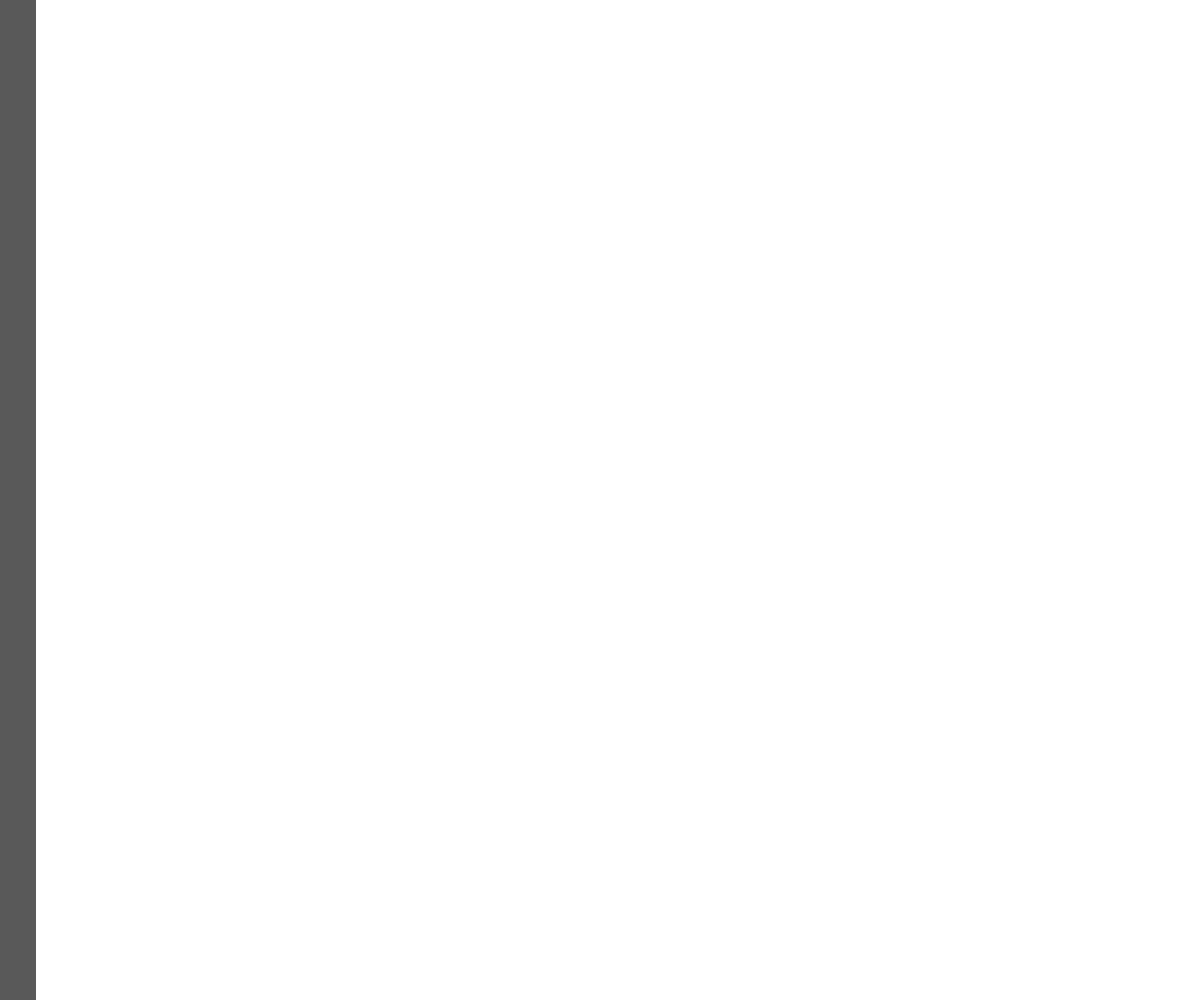
Frame 1 (no input)
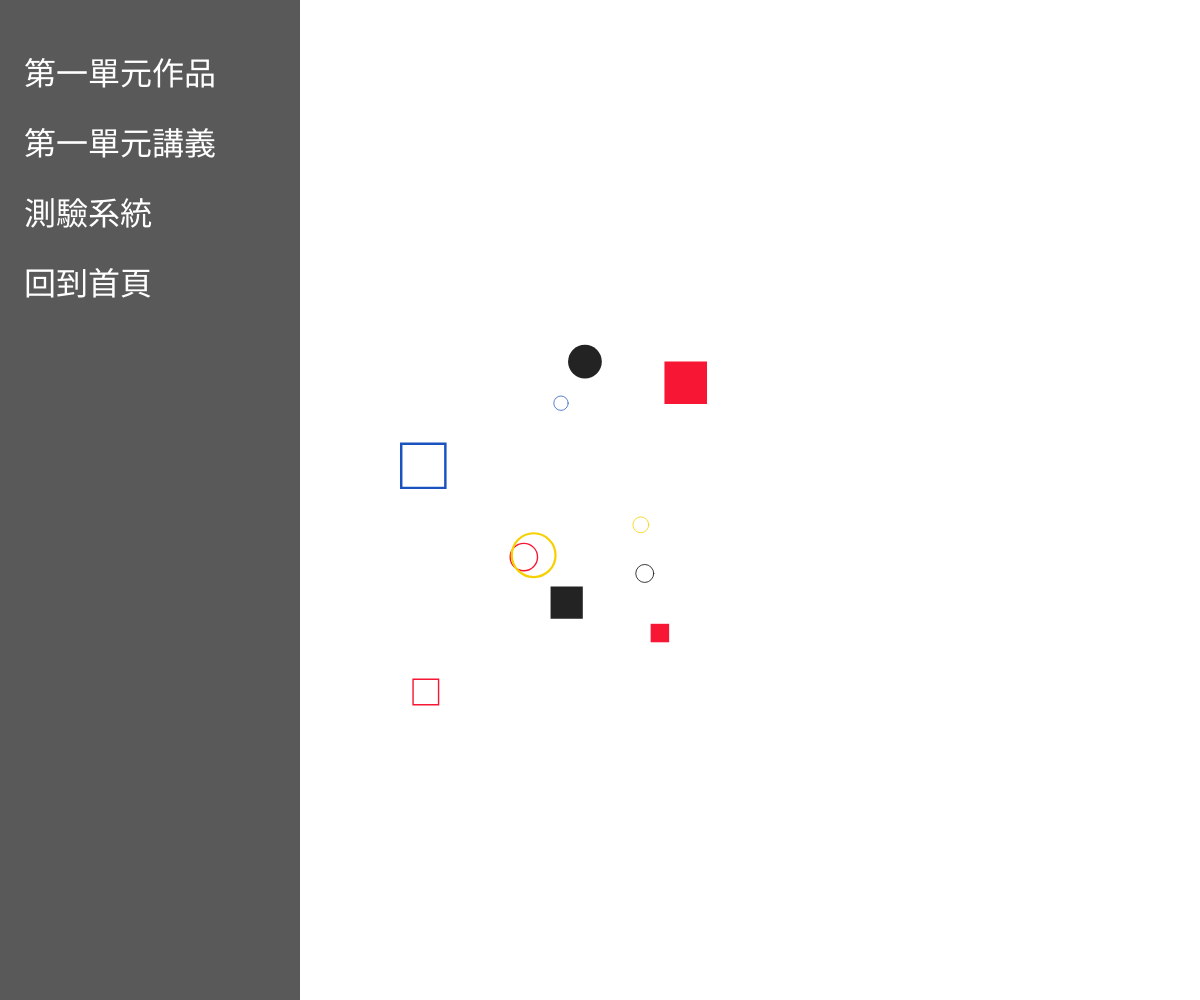
Frame 60 (no input)
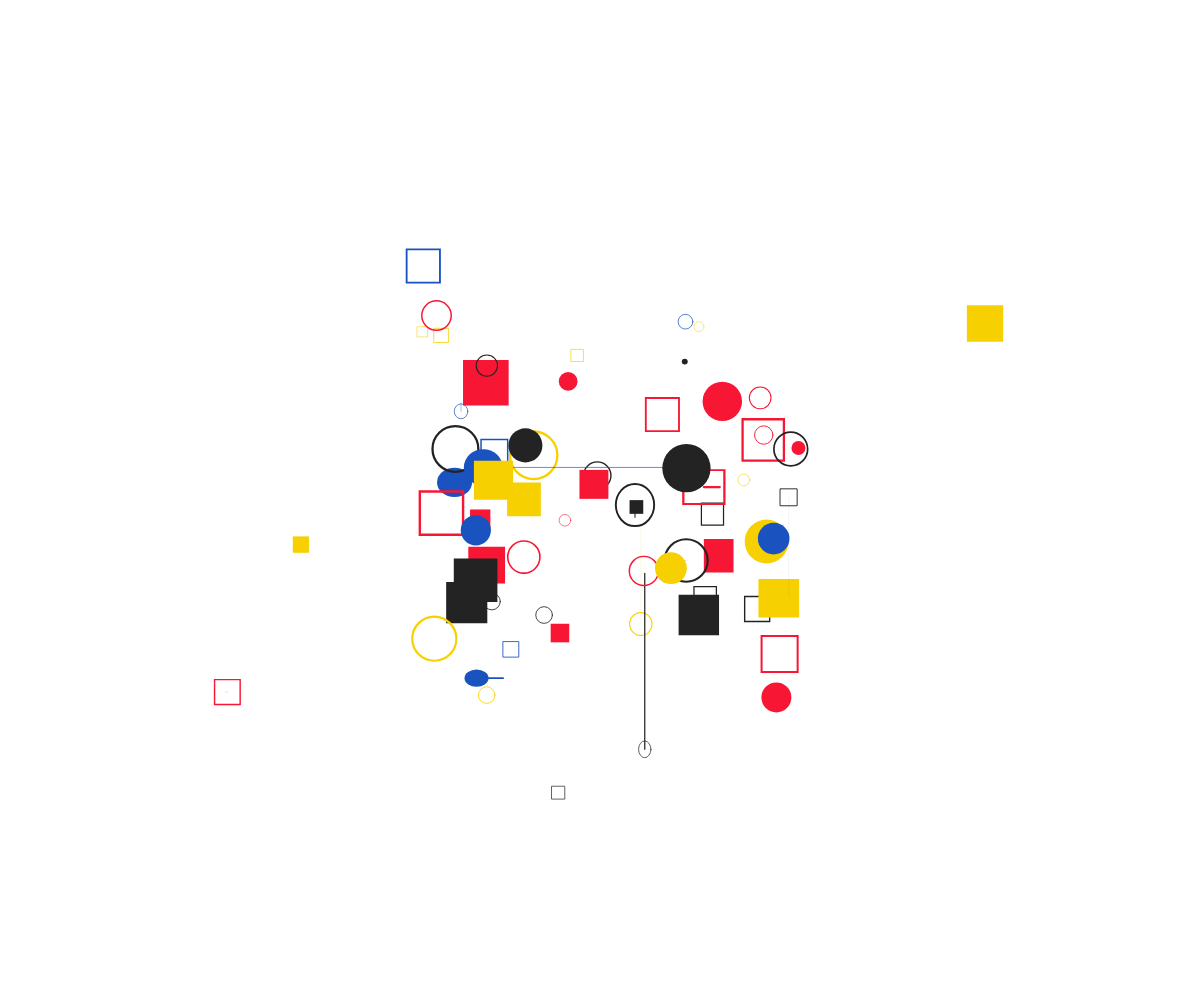
Frame 120 (the mouse pressed at the canvas centre since frame 60)

The p5.js sketch that drew these frames (run headless with seeded random() and noise() and a simulated clock; from frame 60 on, the mouse is pressed at the canvas centre):

// p5.js sketch
// ── sketch.js
let objs = [];
let colors = ['#f71735', '#f7d002', '#1A53C0', '#232323'];
let cnv; // canvas element reference
let drawSize, offsetX, offsetY; // 正方形繪製區大小與偏移（置中）

// 左側隱藏選單變數
let sidebarDiv;
let sidebarWidth = 300;
let sidebarX = -sidebarWidth;
let sidebarTargetX = -sidebarWidth;
// iframe overlay 變數
let overlayDiv;

function setup() {
    // 背景畫布全螢幕，但內容限制在置中的正方形區域
    cnv = createCanvas(windowWidth, windowHeight);
    cnv.style('display', 'block');
    rectMode(CENTER);
    // 計算置中的正方形繪製區
    drawSize = min(width, height);
    offsetX = (width - drawSize) / 2;
    offsetY = (height - drawSize) / 2;
    objs.push(new DynamicShape());

    // 建立左側隱藏選單（初始隱藏在畫面左側）
    const html = `
        <div style="display:flex;flex-direction:column;align-items:flex-start;gap:24px;padding:48px 24px;box-sizing:border-box;height:100vh;">
            <div class="menu-item" style="font-size:32px;color:#fff;cursor:pointer;">第一單元作品</div>
            <div class="menu-item" style="font-size:32px;color:#fff;cursor:pointer;">第一單元講義</div>
            <div class="menu-item" style="font-size:32px;color:#fff;cursor:pointer;">測驗系統</div>
            <div class="menu-item" style="font-size:32px;color:#fff;cursor:pointer;">回到首頁</div>
        </div>
    `;
    sidebarDiv = createDiv(html);
    sidebarDiv.style('position', 'fixed');
    sidebarDiv.style('top', '0px');
    sidebarDiv.style('left', sidebarX + 'px');
    sidebarDiv.style('width', sidebarWidth + 'px');
    sidebarDiv.style('height', '100vh');
    sidebarDiv.style('background', 'rgba(0,0,0,0.65)');
    sidebarDiv.style('padding', '0px');
    sidebarDiv.style('z-index', '9999');
    sidebarDiv.style('box-sizing', 'border-box');
    // 加入 click handler：第一個選項開啟 iframe overlay
    const items = sidebarDiv.elt.querySelectorAll('.menu-item');
    if (items && items.length > 0) {
        // 第一項：載入指定頁面到 iframe（寬 70% 視窗，高 85% 視窗）
        items[0].addEventListener('click', () => {
            openIframe('https://nitattt34-boop.github.io/2025.10.20/');
        });
        // 第二項：載入講義到 iframe
        items[1].addEventListener('click', () => {
            openIframe('https://hackmd.io/@NAy_WOqtQvSDsNi-Atugng/HyY6O70jlx');
        });
        // 其他項目可加上對應處理，例如 items[2] ... items[3]
    }
}

function windowResized() {
    resizeCanvas(windowWidth, windowHeight);
    // 重新計算置中正方形區
    drawSize = min(width, height);
    offsetX = (width - drawSize) / 2;
    offsetY = (height - drawSize) / 2;
}

function draw() {
    background(255);
    for (let i of objs) {
        i.run();
    }

    if (frameCount % int(random([15, 30])) == 0) {
        let addNum = int(random(1, 30));
        for (let i = 0; i < addNum; i++) {
            objs.push(new DynamicShape());
        }
    }
    for (let i = 0; i < objs.length; i++) {
        if (objs[i].isDead) {
            objs.splice(i, 1);
        }
    }

    // 偵測滑鼠是否在最左側 100px，決定選單目標位置
    // 注意：mouseX 為畫布座標，畫布是全螢幕
    if (mouseX >= 0 && mouseX <= 100) {
        sidebarTargetX = 0; // 完全顯示
    } else {
        sidebarTargetX = -sidebarWidth; // 隱藏
    }
    // 緩動移動選單位置（越接近 1 越快）
    sidebarX = lerp(sidebarX, sidebarTargetX, 0.12);
    if (sidebarDiv) sidebarDiv.style('left', sidebarX + 'px');
}

function easeInOutExpo(x) {
	return x === 0 ? 0 :
		x === 1 ? 1 :
		x < 0.5 ? Math.pow(2, 20 * x - 10) / 2 :
		(2 - Math.pow(2, -20 * x + 10)) / 2;
}

class DynamicShape {
	constructor() {
		// 位置限制在置中的正方形區域
		this.x = offsetX + random(0.3, 0.7) * drawSize;
		this.y = offsetY + random(0.3, 0.7) * drawSize;
		this.reductionRatio = 1;
		this.shapeType = int(random(4));
		this.animationType = 0;
		this.maxActionPoints = int(random(2, 5));
		this.actionPoints = this.maxActionPoints;
		this.elapsedT = 0;
		this.size = 0;
		this.sizeMax = drawSize * random(0.01, 0.05);
		this.fromSize = 0;
		this.init();
		this.isDead = false;
		this.clr = random(colors);
		this.changeShape = true;
		this.ang = int(random(2)) * PI * 0.25;
		this.lineSW = 0;
	}

	show() {
		push();
		translate(this.x, this.y);
		if (this.animationType == 1) scale(1, this.reductionRatio);
		if (this.animationType == 2) scale(this.reductionRatio, 1);
		fill(this.clr);
		stroke(this.clr);
		strokeWeight(this.size * 0.05);
		if (this.shapeType == 0) {
			noStroke();
			circle(0, 0, this.size);
		} else if (this.shapeType == 1) {
			noFill();
			circle(0, 0, this.size);
		} else if (this.shapeType == 2) {
			noStroke();
			rect(0, 0, this.size, this.size);
		} else if (this.shapeType == 3) {
			noFill();
			rect(0, 0, this.size * 0.9, this.size * 0.9);
		} else if (this.shapeType == 4) {
			line(0, -this.size * 0.45, 0, this.size * 0.45);
			line(-this.size * 0.45, 0, this.size * 0.45, 0);
		}
		pop();
		strokeWeight(this.lineSW);
		stroke(this.clr);
		line(this.x, this.y, this.fromX, this.fromY);
	}

	move() {
		let n = easeInOutExpo(norm(this.elapsedT, 0, this.duration));
		if (0 < this.elapsedT && this.elapsedT < this.duration) {
			if (this.actionPoints == this.maxActionPoints) {
				this.size = lerp(0, this.sizeMax, n);
			} else if (this.actionPoints > 0) {
				if (this.animationType == 0) {
					this.size = lerp(this.fromSize, this.toSize, n);
				} else if (this.animationType == 1) {
					this.x = lerp(this.fromX, this.toX, n);
					this.lineSW = lerp(0, this.size / 5, sin(n * PI));
				} else if (this.animationType == 2) {
					this.y = lerp(this.fromY, this.toY, n);
					this.lineSW = lerp(0, this.size / 5, sin(n * PI));
				} else if (this.animationType == 3) {
					if (this.changeShape == true) {
						this.shapeType = int(random(5));
						this.changeShape = false;
					}
				}
				this.reductionRatio = lerp(1, 0.3, sin(n * PI));
			} else {
				this.size = lerp(this.fromSize, 0, n);
			}
		}

		this.elapsedT++;
		if (this.elapsedT > this.duration) {
			this.actionPoints--;
			this.init();
		}
		if (this.actionPoints < 0) {
			this.isDead = true;
		}
	}

	run() {
		this.show();
		this.move();
	}

	init() {
		this.elapsedT = 0;
		this.fromSize = this.size;
		this.toSize = this.sizeMax * random(0.5, 1.5);
		this.fromX = this.x;
		this.toX = this.fromX + (drawSize / 10) * random([-1, 1]) * int(random(1, 4));
		this.fromY = this.y;
		this.toY = this.fromY + (drawSize / 10) * random([-1, 1]) * int(random(1, 4));
		this.animationType = int(random(3));
		this.duration = random(20, 50);
	}
}

// 建立並顯示 iframe overlay（70vw × 85vh），含關閉鈕
function openIframe(url) {
    // 如果已有 overlay，先移除
    if (overlayDiv) {
        overlayDiv.remove();
        overlayDiv = null;
    }
    // overlay container，置中顯示
    overlayDiv = createDiv('');
    overlayDiv.style('position', 'fixed');
    overlayDiv.style('left', '50%');
    overlayDiv.style('top', '50%');
    overlayDiv.style('transform', 'translate(-50%,-50%)');
    overlayDiv.style('width', '70vw');
    overlayDiv.style('height', '85vh');
    overlayDiv.style('z-index', '10001');
    overlayDiv.style('background', '#ffffff');
    overlayDiv.style('box-shadow', '0 12px 40px rgba(0,0,0,0.5)');
    overlayDiv.style('border-radius', '6px');
    overlayDiv.style('overflow', 'hidden');

    // 內部 HTML：關閉鈕 + iframe
    overlayDiv.html(`
        <div style="position:absolute;right:10px;top:10px;z-index:10002;">
            <button id="close-iframe" style="font-size:16px;padding:8px 12px;cursor:pointer;">關閉</button>
        </div>
        <iframe src="${url}" style="width:100%;height:100%;border:none;"></iframe>
    `);

    // 關閉按鈕事件
    const btn = overlayDiv.elt.querySelector('#close-iframe');
    if (btn) {
        btn.addEventListener('click', () => {
            if (overlayDiv) {
                overlayDiv.remove();
                overlayDiv = null;
            }
        });
    }
    // 點擊 overlay 背景以外也可以關閉（選擇性，可視需求移除）
    // 這裡不額外綁全域點擊以避免誤關閉 iframe 內點擊
}
